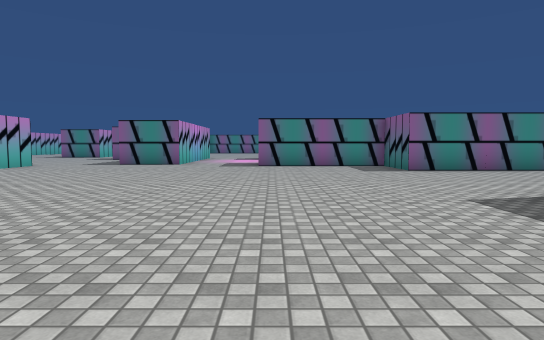
view 1 (above)

24 first-person views from a walk through a 3-D level made in the Unity game engine. The camera is 1.3 m above the floor, tilts 4° down and sees 75° across. The floor is counted in squares, 2 m on a side. Each view is taken from the middle of a square. On the plan, view 1 faces up. The plan holds only what a view shows up to about 10 squares ahead; the rest is blank. The place goes on beyond the plan. The player character is not drawn. Some surface patterns are stand-ins.

view 2
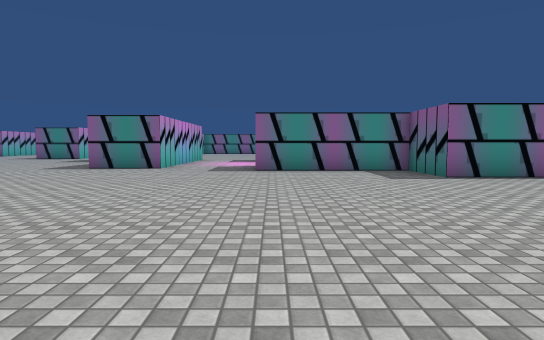

view 3
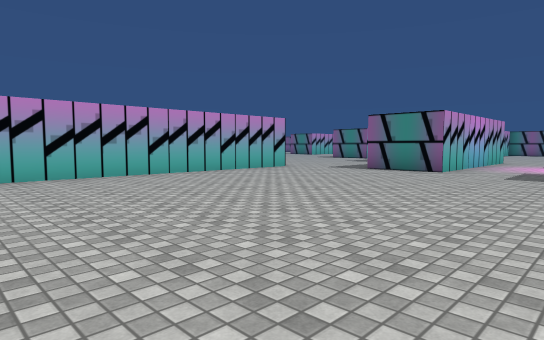

view 4
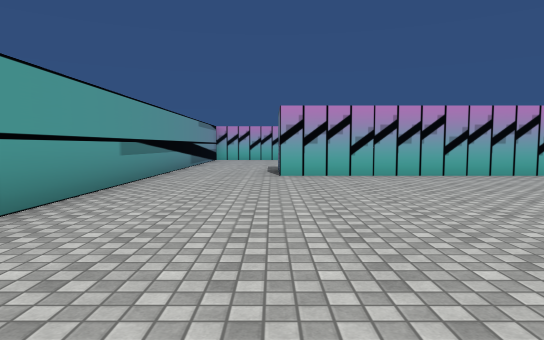

view 5
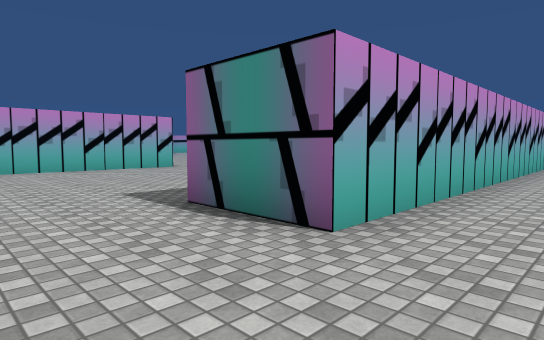

view 6
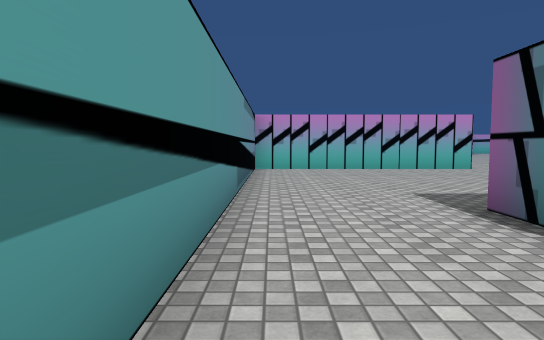

view 7
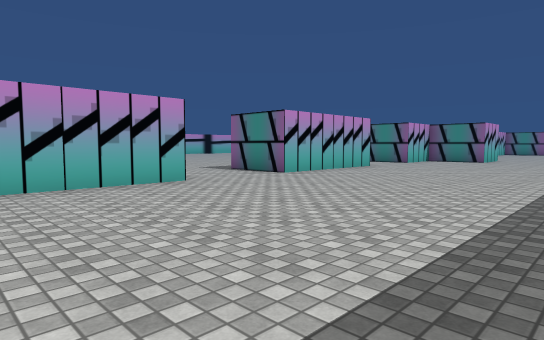

view 8
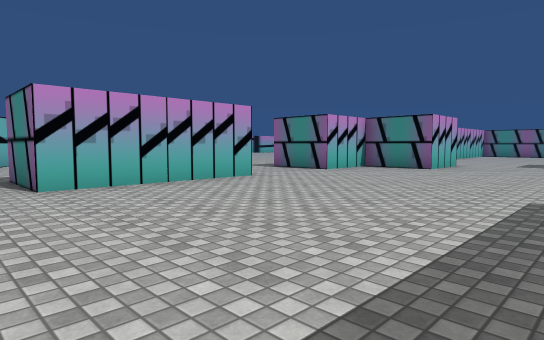

view 9
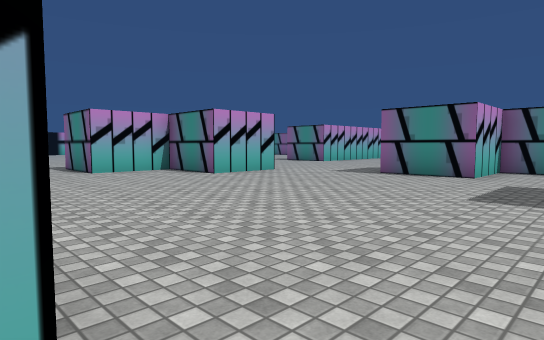

view 10
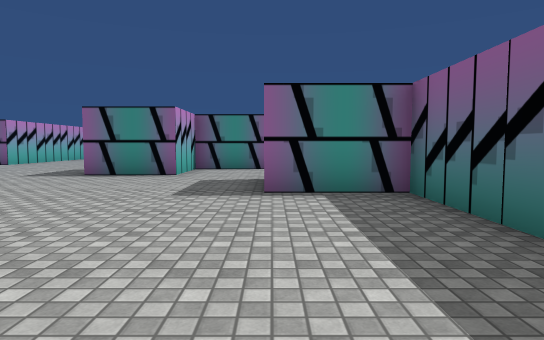

view 11
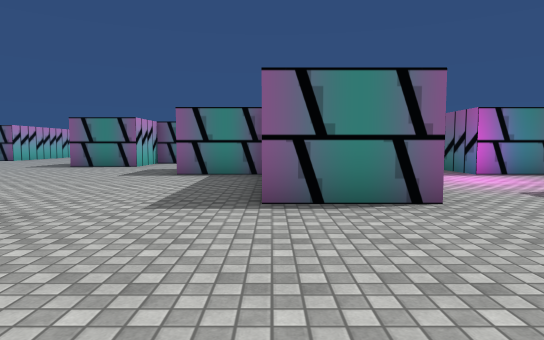

view 12
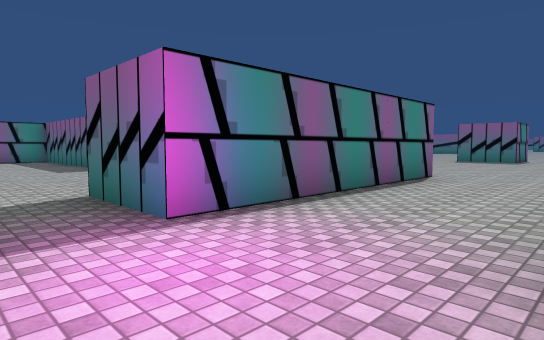

view 13
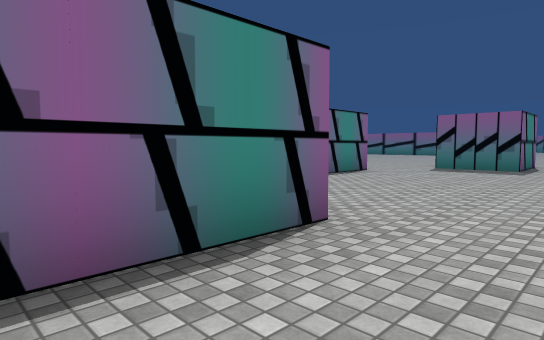

view 14
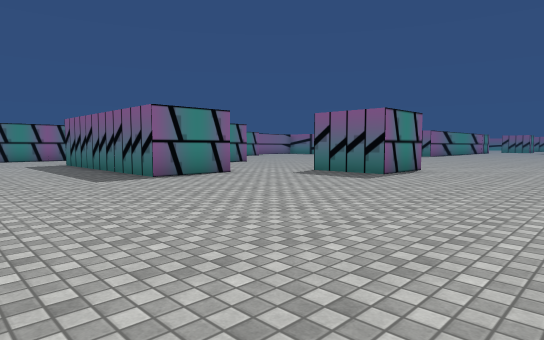

view 15
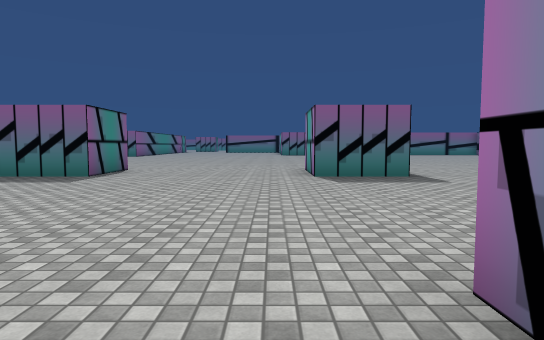

view 16
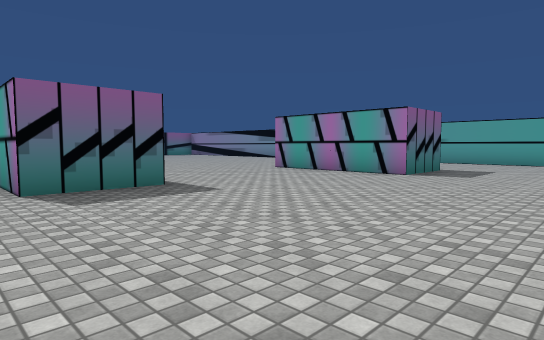

view 17
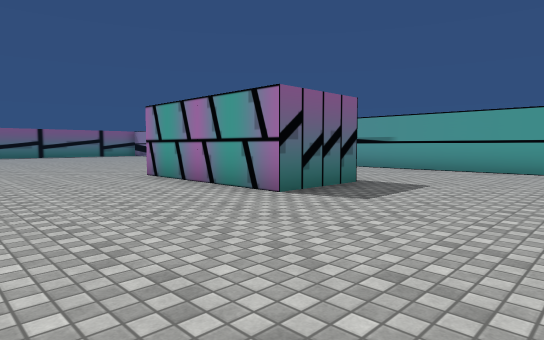

view 18
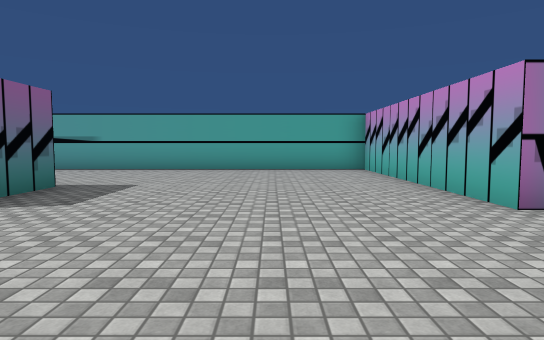

view 19
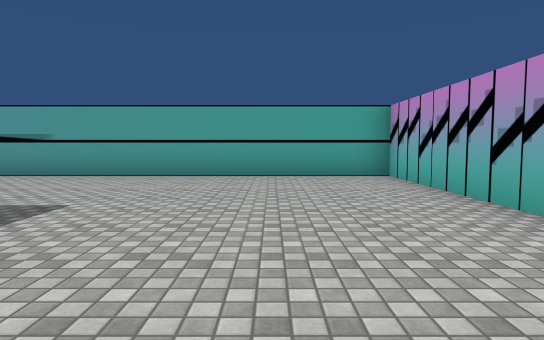

view 20
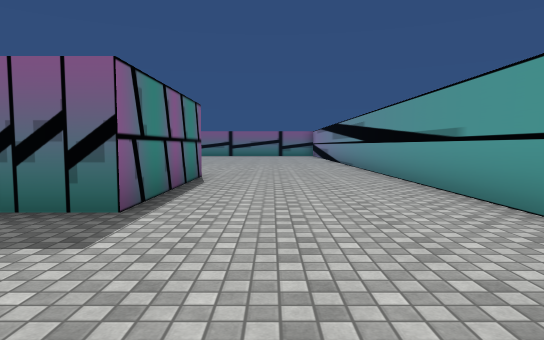

view 21
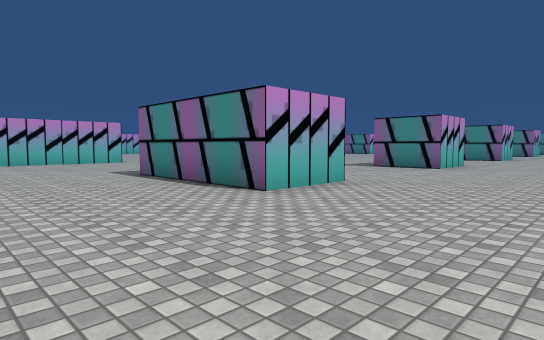

view 22
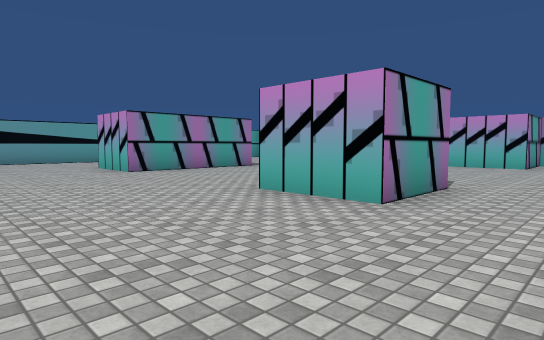

view 23
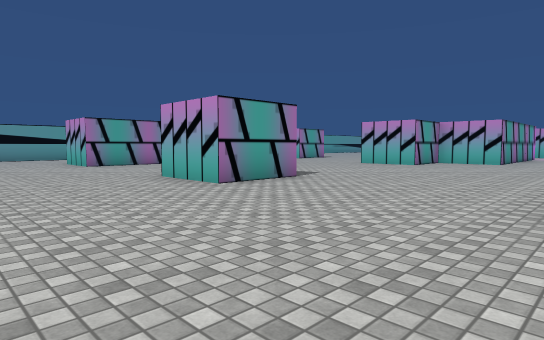

view 24
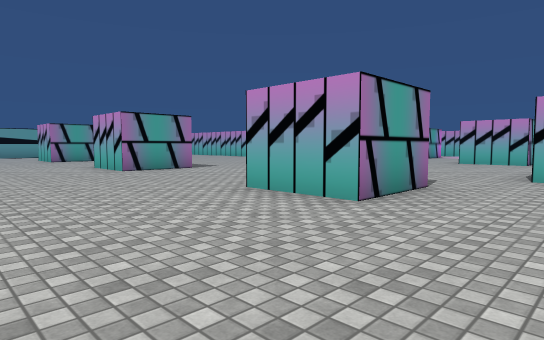

### Floor plan
Points are (right, up) in squares from view 1. A wall is a line through its corners. A room is listed if a view was taken in it or the views show most of it. See-through windows are left out.
Room 1 (views 1, 2, 3, 4, 5, 6, 7, 8, 9, 10, 11, 12, 13, 14, 15, 16, 17, 18, 19, 20, 21, 22, 23, 24)
walls: (6.6, 11.1) (7.5, 11.1) (7.5, 10.2); (7, 9.1) (3.5, 9.1) (3.5, 11.1) (-0.5, 11.1); (5.5, 4.5) (5.5, -1.5) (18, -1.5); (5.6, 15.8) (-0.5, 15.8) (-0.5, 17.9); (-3.1, 14.1) (-3.1, 11.9) (-5.1, 11.9); (-5.1, 13.4) (-5.1, 15.8) (-7.1, 15.8); (11.4, 4.5) (15.4, 4.5) (15.4, 2.5) (11.4, 2.5) (11.4, 4.5); (13.4, 9) (13.4, 11.1) (15.4, 11.1) (15.4, 9.1) (14.9, 9.1); (-7.5, 11.1) (-7.5, 1.2) (-9.6, 1.2); (13.4, 15.8) (13.4, 17.8) (15.4, 17.8) (15.4, 15.8) (13.4, 15.8); (11.5, 18.7) (9.4, 18.7) (9.4, 22.5); (-7.1, 20.7) (-9.1, 20.7) (-9.1, 18.7) (-11.1, 18.7); (-13.7, 17.9) (-13.7, 15.8) (-15.7, 15.8) (-15.7, 13.8) (-16.5, 13.8); (-15.7, 11.1) (-15.7, 7.1) (-16.5, 7.1); (-15.7, 4.5) (-15.7, -1.5); (-15.4, -1.5) (-3.1, -1.5)
ways out: opening at (-12.3, 18)

Positions as (right, up) in squares from view 1, and headings:
1: (0, 0), facing up
2: (0, 2), facing up
3: (0, 3), facing up-left
4: (0, 1), facing left
5: (-6, -1), facing up-left
6: (-6, -1), facing left
7: (-10, 1), facing up-left
8: (-10, 6), facing up-left
9: (-7, 11), facing up-left
10: (-7, 11), facing up
11: (-5, 8), facing up
12: (-2, 13), facing up-right
13: (3, 14), facing up-right
14: (6, 12), facing up-right
15: (6, 12), facing right
16: (8, 12), facing down-right
17: (8, 8), facing down-right
18: (8, 8), facing down
19: (8, 6), facing down
20: (8, 1), facing right
21: (19, -1), facing up-left
22: (19, 13), facing down-left
23: (19, 16), facing down-left
24: (19, 20), facing down-left
